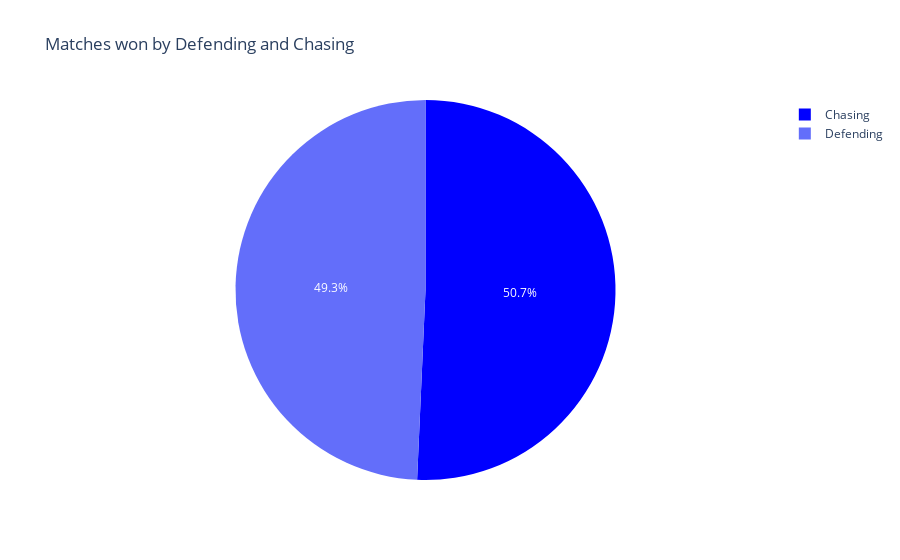

Notebook code cell kept with this figure:
### Code cell
won = dt[ "won_by" ].map({"Wickets": 'Defending', 'Runs': 'Chasing'})
won_by = won.value_counts()
x = won_by.index
y = won_by.values
fig = go.Figure(data = [go.Pie(labels = x , values = y)])
fig.update_traces(hoverinfo = 'label+percent', marker = dict(colors = ['blue','navy_blue']))
fig.update_layout(title = 'Matches won by Defending and Chasing')
fig.show()

### Figure 1 — Plotly figure (JSON) as saved in the notebook; plotly's stock layout.template omitted (floating-point values rounded to 4 significant figures)
{"data": [{"hoverinfo": "label+percent", "labels": ["Chasing", "Defending"], "marker": {"colors": ["blue", "navy_blue"]}, "type": "pie", "values": [36, 35]}], "layout": {"autosize": true, "title": {"text": "Matches won by Defending and Chasing"}}}
